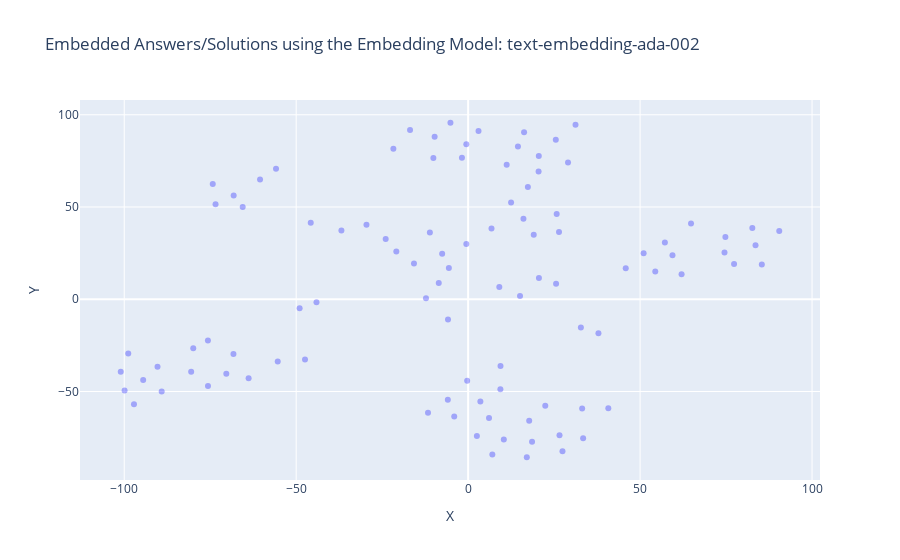

The cell this chart's notebook holds for it:
### Markdown cell above
### Visualisation (2 Dimensions)

### Code cell
x = [x for x, y in reduced_dims]
y = [y for x, y in reduced_dims]

examples = df_visio_ada_002["Answers"].tolist()

fig = go.Figure()

fig.add_trace(go.Scatter(
    x=x,
    y=y,
    mode='markers',
    text = examples,
    marker=dict(color='blue', opacity=0.3)
))

fig.update_layout(
    title="Embedded Answers/Solutions using the Embedding Model: text-embedding-ada-002",
    xaxis_title="X",
    yaxis_title="Y"
)

fig.show()

### Figure 1 — Plotly figure (JSON) as saved in the notebook; plotly's stock layout.template omitted (floating-point values rounded to 4 significant figures)
{"data": [{"marker": {"color": "blue", "opacity": 0.3}, "mode": "markers", "text": ["SAP S/4HANA ist eine Enterprise Resource Planning (ERP)-Suite, die auf der In-Memory-Datenbanktechnologie von SAP HANA basiert.", "Zu den Vorteilen von SAP S/4HANA gehören eine verbesserte Performance, Echtzeitanalysen, vereinfachte Prozesse und eine modernere Benutzeroberfläche.", "Die Hauptunterschiede umfassen die In-Memory-Datenbanktechnologie, die vereinfachten Datenmodelle, die neue Benutzeroberfläche und die Integration von Analysen und Prognosen.", "SAP S/4HANA umfasst Module für Finanzen, Beschaffung, Produktion, Vertrieb, Lagerhaltung und mehr.", "Ja, eine Migration ist erforderlich, da SAP S/4HANA eine neue Architektur und Datenbanktechnologie verwendet.", "Die Dauer kann je nach Unternehmensgröße, Komplexität der Systeme und gewählter Migrationsmethode variieren.", "In-Memory-Technologien ermöglichen eine schnellere Datenverarbeitung und Echtzeitanalysen.", "Beide Optionen sind möglich, und die Entscheidung hängt von den Unternehmensanforderungen ab.", "Die Lizenzierung basiert auf verschiedenen Faktoren wie Nutzeranzahl, Funktionsumfang und Implementierungsmethode.", "Bestehende Entwicklungen müssen möglicherweise angepasst werden, um mit den neuen Datenstrukturen von SAP S/4HANA kompatibel zu sein.", "Einige können weiterverwendet werden, aber viele Anpassungen müssen möglicherweise aktualisiert oder neu entwickelt werden.", "Ja, SAP S/4HANA bietet Funktionen wie SAP Fiori für intuitive Benutzeroberflächen und integrierte Analytics.", "SAP bietet verschiedene Dienstleistungen wie Beratung, Schulungen und Support für S/4HANA-Implementierungen an.", "Machine Learning und künstliche Intelligenz werden für Funktionen wie Predictive Analytics und automatisierte Prozesse in SAP S/4HANA verwendet.", "SAP S/4HANA kann nahtlos mit anderen SAP-Lösungen wie SAP SuccessFactors und SAP Ariba integriert werden.", "Ja, SAP bietet Schulungen und Zertifizierungen für SAP S/4HANA an.", "Ja, SAP S/4HANA kann über APIs und Middleware mit Drittanbieteranwendungen integriert werden.", "SAP bietet einen umfassenden Support für SAP S/4HANA mit regelmäßigen Updates und technischem Support.", "SAP S/4HANA erfordert eine neue Datenbankarchitektur und unterstützt moderne Technologien wie Cloud-Computing und IoT.", "Branchen wie Fertigung, Handel und Dienstleistungen profitieren besonders von den Funktionen und der Leistung von SAP S/4HANA.", "SAP Fieldglass ist eine cloudbasierte Plattform für das Management von externen Arbeitskräften und Dienstleistungsanbietern.", "SAP Fieldglass bietet Funktionen wie Beschaffung, Auftragsmanagement, Lieferantenverwaltung, Abrechnung und Compliance-Management.", "SAP Fieldglass ist für Unternehmen aller Größen und Branchen geeignet, die externe Arbeitskräfte oder Dienstleistungen nutzen.", "Die Nutzung von SAP Fieldglass ermöglicht eine bessere Kontrolle über externe Ressourcen, Kosteneinsparungen, verbesserte Compliance und beschleunigte Beschaffungsprozesse.", "SAP Fieldglass kann nahtlos mit anderen SAP-Produkten wie SAP SuccessFactors und SAP ERP integriert werden.", "SAP Fieldglass spielt eine wichtige Rolle bei der Verwaltung von Auftragnehmern, Freiberuflern und Dienstleistungsanbietern im Rahmen des Talentmanagements.", "Ja, SAP Fieldglass kann mit verschiedenen HR-Systemen und Enterprise-Resource-Planning-Systemen integriert werden.", "SAP Fieldglass erleichtert die Verwaltung von Arbeitsverträgen, Genehmigungsprozessen und Compliance-Anforderungen durch automatisierte Workflows und Dashboards.", "Ja, SAP Fieldglass bietet Funktionen für Compliance- und Risikomanagement wie Überprüfung von Lieferanten, Vertrags- und Rechnungsprüfung sowie Risikobewertung.", "SAP Fieldglass bietet umfassende Berichterstattungs- und Analysefunktionen für Leistungskennzahlen, Ausgabenanalyse und Risikomanagement.", "Ja, SAP Fieldglass ermöglicht die effiziente Verwaltung von globalen Arbeitskräften, Lieferanten und Verträgen.", "Die Implementierung von SAP Fieldglass erfolgt typischerweise durch einen strukturierten Prozess unter Einbeziehung von Beratern und technischem Support.", "Ja, SAP bietet Schulungs- und Zertifizierungsmöglichkeiten für SAP Fieldglass an, um die Benutzerkompetenz zu verbessern.", "Ja, SAP Fieldglass unterstützt benutzerdefinierte Anpassungen und Konfigurationen gemäß den spezifischen Anforderungen des Unternehmens.", "Ja, SAP Fieldglass bietet mobile Anwendungen für die einfache Nutzung und Verwaltung auch unterwegs.", "Die Kostenstruktur für SAP Fieldglass umfasst typischerweise Lizenzgebühren, Implementierungskosten und laufende Servicegebühren basierend auf der Nutzung.", "SAP Fieldglass implementiert Sicherheitsmaßnahmen wie Datenverschlüsselung, Zugriffskontrollen und regelmäßige Sicherheitsaudits.", "Ja, SAP Fieldglass unterstützt mehrsprachige Benutzeroberflächen, um den globalen Einsatz zu erleichtern.", "Ja, SAP Fieldglass bietet Funktionen zur Unterstützung der Einhaltung von Vorschriften wie GDPR und andere Datenschutzbestimmungen.", "SAP Fieldglass bietet umfassenden Support, einschließlich technischem Support, Schulungen und regelmäßigen Updates.", "SAP Enable Now ist eine Lösung für das digitale Lern- und Wissensmanagement, die Schulungen, Leistungssupport und Dokumentationen bereitstellt.", "SAP Enable Now bietet Funktionen wie die Erstellung interaktiver Lerninhalte, Leistungssupporttools, Software-Dokumentationen und Schulungsanalyse.", "SAP Enable Now ist für Unternehmen jeder Größe und Branche geeignet, die Schulungen für Mitarbeiter, Kunden und Partner benötigen.", "Die Nutzung von SAP Enable Now ermöglicht eine effiziente Schulung, verbesserte Produktivität, schnellere Einarbeitung neuer Mitarbeiter und konsistente Wissensvermittlung.", "SAP Enable Now kann nahtlos mit anderen SAP-Produkten wie SAP SuccessFactors und SAP Learning Solution integriert werden.", "SAP Enable Now spielt eine wichtige Rolle bei der Erstellung, Bereitstellung und Verwaltung von Schulungsressourcen für Mitarbeiter und Kunden.", "Ja, SAP Enable Now kann für die Schulung von Endbenutzern in SAP-Anwendungen sowie anderen Unternehmensanwendungen verwendet werden.", "Die Erstellung von Lerninhalten in SAP Enable Now erfolgt über eine benutzerfreundliche Oberfläche mit integrierten Tools für die Aufnahme, Bearbeitung und Veröffentlichung von Schulungsinhalten.", "Ja, SAP Enable Now bietet Funktionen für das Performance-Support wie kontextbezogene Hilfen, Tutorials und Benutzerleitfäden.", "SAP Enable Now unterstützt Schulungsformate wie interaktive Simulationen, Videos, Präsentationen und Online-Kurse.", "Ja, SAP Enable Now ermöglicht die Erstellung von Schulungsmaterial in verschiedenen Sprachen für globale Schulungsinitiativen.", "Die Bereitstellung von Lerninhalten für Benutzer erfolgt über verschiedene Kanäle wie Lernportale, Intranets und mobile Anwendungen.", "Ja, SAP Enable Now bietet Funktionen für Benutzerfeedback und Leistungsanalyse zur kontinuierlichen Verbesserung der Schulungsressourcen.", "Ja, SAP Enable Now kann zur Erstellung von Software-Dokumentationen wie Benutzerhandbüchern, Hilfedateien und Prozessdokumentationen verwendet werden.", "SAP bietet Schulungsressourcen, Schulungen und technischen Support für die Implementierung und Nutzung von SAP Enable Now an.", "Ja, SAP Enable Now kann sowohl als cloudbasierte Lösung als auch als On-Premise-Installation bereitgestellt werden.", "Die Lizenzierung von SAP Enable Now erfolgt typischerweise auf Basis der Anzahl der Benutzer oder der Nutzungsdauer.", "Ja, SAP Enable Now bietet Funktionen für die Verwaltung von Lernressourcen, Benutzerzugriff und Schulungsplanung an.", "Ja, SAP Enable Now unterstützt die Integration mit gängigen Learning-Management-Systemen (LMS) zur nahtlosen Schulungsverwaltung.", "SAP bietet umfassenden Support und regelmäßige Wartung für SAP Enable Now, einschließlich technischem Support, Schulungen und Updates.", "SAP Concur ist eine cloudbasierte Lösung für das Reise- und Ausgabenmanagement, die Unternehmen dabei unterstützt, Reisekosten zu verfolgen, Ausgaben zu kontrollieren und Compliance sicherzustellen.", "SAP Concur bietet Dienste wie Reisebuchung, Spesenabrechnung, Ausgabenmanagement, Reiserichtlinien-Compliance und Analyse von Reiseausgaben an.", "SAP Concur ist für Unternehmen jeder Größe und Branche geeignet, die Reise- und Ausgabenmanagementlösungen benötigen.", "Die Nutzung von SAP Concur ermöglicht eine effizientere Verwaltung von Reisen und Ausgaben, bessere Kontrolle über Ausgaben, Einhaltung von Reiserichtlinien und schnellere Erstattung von Spesen.", "SAP Concur kann nahtlos mit anderen SAP-Produkten wie SAP ERP und SAP SuccessFactors integriert werden, um eine ganzheitliche Lösung für das Unternehmensmanagement zu bieten.", "SAP Concur spielt eine wichtige Rolle bei der Vereinfachung und Automatisierung von Prozessen rund um das Reise- und Ausgabenmanagement, einschließlich Reisebuchungen, Spesenabrechnungen und Compliance.", "Ja, SAP Concur kann Reiserichtlinien und Compliance-Regeln durch automatisierte Richtlinienprüfungen und Warnungen durchsetzen.", "Ja, SAP Concur bietet Funktionen für die Automatisierung von Ausgabenabrechnungen durch Erfassung von Ausgaben, Zuweisung von Kosten und Genehmigung von Ausgaben.", "Ja, SAP Concur unterstützt die Verwaltung von Reisebuchungen und Reiseplänen durch Integration mit Reiseanbietern und -plattformen.", "Die Einreichung von Spesenberichten in SAP Concur erfolgt über eine benutzerfreundliche Oberfläche mit Optionen für die Erfassung von Ausgaben, Beifügen von Belegen und Zuordnung von Kosten.", "Ja, SAP Concur bietet Funktionen für die Genehmigung von Reiseanträgen durch Vorgesetzte oder entsprechende Genehmigungsinstanzen.", "Ja, SAP Concur kann Kreditkartentransaktionen integrieren und verfolgen, um Ausgaben automatisch zu erfassen und in Spesenberichte einzubeziehen.", "SAP Concur bietet verschiedene Berichterstattungs- und Analysefunktionen für Reiseausgaben, Budgetvergleiche und Ausgabenkategorien.", "Ja, SAP Concur bietet Funktionen für die Einhaltung von Steuervorschriften und Vorschriften durch automatische Steuerberechnungen und -abzüge.", "Ja, SAP Concur kann für die Verwaltung von Firmenkarten und Reisebudgets verwendet werden, um Ausgaben zu überwachen und Budgets einzuhalten.", "SAP bietet Schulungsressourcen, Schulungen und technischen Support für die Implementierung und Nutzung von SAP Concur an.", "Ja, SAP Concur ist eine cloudbasierte Lösung, die über das Internet zugänglich ist.", "Die Lizenzierung von SAP Concur erfolgt typischerweise auf Basis der Anzahl der Benutzer oder der Nutzungsdauer.", "Ja, SAP Concur bietet Funktionen für die Reisebuchung und -planung über Integration mit Reiseanbietern und -plattformen an.", "SAP bietet umfassenden Support und regelmäßige Wartung für SAP Concur, einschließlich technischem Support, Schulungen und Updates.", "SAP SuccessFactors ist eine cloudbasierte Lösung für das Human Capital Management (HCM), die Funktionen wie Personalverwaltung, Talentmanagement, Leistungsmanagement, Mitarbeiterentwicklung und Analyse bietet.", "SAP SuccessFactors bietet Funktionen wie Personalverwaltung, Rekrutierung, Onboarding, Leistungsmanagement, Mitarbeiterentwicklung, Vergütungsmanagement und Analyse.", "SAP SuccessFactors ist für Unternehmen jeder Größe und Branche geeignet, die eine moderne und umfassende Lösung für das Personalmanagement suchen.", "Die Nutzung von SAP SuccessFactors ermöglicht eine effiziente Verwaltung von Personalressourcen, bessere Mitarbeiterentwicklung, höhere Mitarbeiterbindung und bessere Geschäftsergebnisse.", "SAP SuccessFactors kann nahtlos mit anderen SAP-Produkten wie SAP ERP und SAP Concur integriert werden, um eine ganzheitliche Lösung für das Unternehmensmanagement zu bieten.", "SAP SuccessFactors spielt eine wichtige Rolle bei der Verwaltung des gesamten Mitarbeiterlebenszyklus, von der Rekrutierung bis zur Pensionierung, und unterstützt Unternehmen dabei, talentierte Mitarbeiter zu identifizieren, zu entwickeln und zu binden.", "Ja, SAP SuccessFactors bietet Funktionen für die Rekrutierung von Mitarbeitern, einschließlich Stellenanzeigen, Bewerbungsmanagement und Einstellungsprozessen.", "Ja, SAP SuccessFactors bietet Funktionen für das Leistungsmanagement, einschließlich Zielsetzung, Leistungsbeurteilung und Belohnungsmanagement.", "Ja, SAP SuccessFactors unterstützt die Mitarbeiterentwicklung und Schulung durch Funktionen wie Lernmanagement, Karriereentwicklung und individuelle Entwicklungspläne.", "Die Durchführung von Mitarbeiterbewertungen in SAP SuccessFactors erfolgt durch automatisierte Workflows, Zielsetzungsgespräche und kontinuierliches Feedback zwischen Mitarbeitern und Vorgesetzten.", "Ja, SAP SuccessFactors bietet Funktionen für die Verwaltung von Vergütungen und Belohnungen, einschließlich Gehaltsabrechnung, Bonussystemen und Zusatzleistungen.", "Ja, SAP SuccessFactors kann die Einhaltung von Compliance- und HR-Richtlinien durch automatisierte Prozesse, Compliance-Prüfungen und Berichterstattung unterstützen.", "SAP SuccessFactors bietet verschiedene Berichterstattungs- und Analysefunktionen für Personalanalysen, Leistungskennzahlen und Talentmanagement.", "Ja, SAP SuccessFactors bietet Funktionen für das Mitarbeiterengagement und die Mitarbeiterbindung, einschließlich Mitarbeiterumfragen, Feedbacksystemen und Anerkennungsprogrammen.", "Ja, SAP SuccessFactors kann für die Nachfolgeplanung und Talententwicklung verwendet werden, um talentierte Mitarbeiter zu identifizieren und deren Entwicklung zu fördern.", "SAP bietet Schulungsressourcen, Schulungen und technischen Support für die Implementierung und Nutzung von SAP SuccessFactors an.", "Ja, SAP SuccessFactors ist eine cloudbasierte Lösung, die über das Internet zugänglich ist.", "Die Lizenzierung von SAP SuccessFactors erfolgt typischerweise auf Basis der Anzahl der Benutzer oder der Nutzungsdauer.", "Ja, SAP SuccessFactors bietet Funktionen für die Arbeitszeitverwaltung und -planung, einschließlich Schichtplanung, Urlaubsverwaltung und Zeiterfassung.", "SAP bietet umfassenden Support und regelmäßige Wartung für SAP SuccessFactors, einschließlich technischem Support, Schulungen und Updates."], "type": "scatter", "x": [-20.88, -5.603, 32.77, -15.75, -29.56, -60.51, 37.89, -55.86, -74.26, -36.85, -45.77, -8.544, -0.5229, -11.12, 9.061, -5.853, -12.26, 6.795, -23.98, -7.555, 26.57, 10.37, 33.43, 17.06, 9.417, 27.43, -0.2816, 18.58, 2.54, 7.035, -4.046, 33.15, 9.376, 3.555, -11.67, 40.76, 17.75, -5.908, 6.074, 22.43, 20.54, 14.48, 29.04, 20.48, 15.08, 11.2, -9.744, 25.48, -10.11, 16.26, -5.147, 31.22, -1.804, -16.89, 17.37, -21.74, -65.55, -0.5287, 3.017, 12.49, -99.89, -94.49, -97.17, -90.32, 20.58, -89.11, -55.36, -70.32, -79.93, -98.83, -68.24, -75.65, -101.0, -63.83, -80.54, 26.42, -49.0, -73.45, -75.67, 19.07, 51.02, 59.41, 45.82, 54.41, 25.57, 62.06, 83.56, 74.54, 82.63, 64.81, 77.32, -47.43, 57.2, 74.8, 90.46, 25.74, -44.1, -68.18, 85.39, 16.08], "y": [25.84, 16.89, -15.31, 19.41, 40.38, 64.89, -18.41, 70.74, 62.51, 37.25, 41.48, 8.789, 29.98, 36.13, 6.665, -11.0, 0.5573, 38.37, 32.71, 24.6, -73.72, -76.04, -75.32, -85.63, -36.12, -82.37, -44.18, -77.28, -74.05, -84.17, -63.6, -59.25, -48.8, -55.36, -61.44, -59.1, -65.82, -54.42, -64.33, -57.73, 77.7, 82.74, 74.07, 69.17, 1.721, 72.83, 88.1, 86.39, 76.54, 90.45, 95.66, 94.57, 76.71, 91.77, 60.84, 81.64, 50.03, 84.05, 91.13, 52.38, -49.41, -43.81, -56.91, -36.52, 11.51, -49.93, -33.71, -40.43, -26.52, -29.33, -29.66, -47.02, -39.26, -42.76, -39.24, 36.48, -4.913, 51.48, -22.42, 35.02, 24.92, 23.88, 16.83, 14.98, 8.433, 13.57, 29.3, 25.4, 38.56, 41.06, 19.07, -32.66, 30.79, 33.77, 36.93, 46.2, -1.569, 56.26, 18.88, 43.67]}], "layout": {"title": {"text": "Embedded Answers/Solutions using the Embedding Model: text-embedding-ada-002"}, "xaxis": {"title": {"text": "X"}}, "yaxis": {"title": {"text": "Y"}}}}
